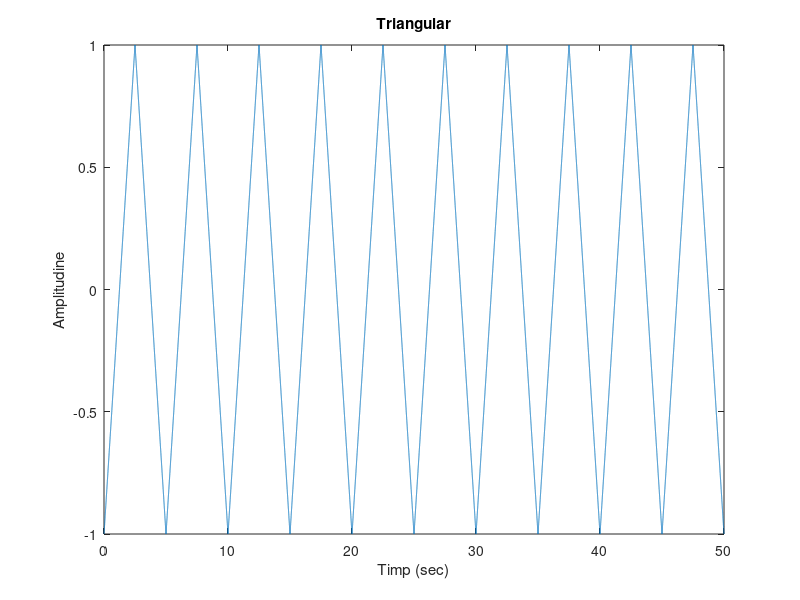

MATLAB code for this plot:
fs = 2000;
t = 0:1/fs:50;
x = sawtooth(0.4*pi*t, 0.5);
plot(t,x);
xlabel('Timp (sec)')
ylabel('Amplitudine')
title('Triangular')

